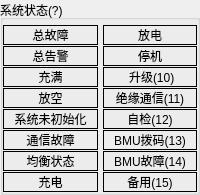
        <widget class="QGroupBox" name="G_SysStatus">
         <property name="title">
          <string>系统状态(?)</string>
         </property>
         <layout class="QHBoxLayout" name="horizontalLayout_2">
          <property name="spacing">
           <number>5</number>
          </property>
          <property name="leftMargin">
           <number>0</number>
          </property>
          <property name="topMargin">
           <number>5</number>
          </property>
          <property name="rightMargin">
           <number>0</number>
          </property>
          <property name="bottomMargin">
           <number>0</number>
          </property>
          <item>
           <layout class="QVBoxLayout" name="verticalLayout_3">
            <property name="spacing">
             <number>1</number>
            </property>
            <property name="bottomMargin">
             <number>0</number>
            </property>
            <item>
             <widget class="QLabel" name="bSysErr">
              <property name="frameShape">
               <enum>QFrame::Box</enum>
              </property>
              <property name="text">
               <string>总故障</string>
              </property>
              <property name="alignment">
               <set>Qt::AlignCenter</set>
              </property>
             </widget>
            </item>
            <item>
             <widget class="QLabel" name="bSysAlm">
              <property name="frameShape">
               <enum>QFrame::Box</enum>
              </property>
              <property name="text">
               <string>总告警</string>
              </property>
              <property name="alignment">
               <set>Qt::AlignCenter</set>
              </property>
             </widget>
            </item>
            <item>
             <widget class="QLabel" name="bSysFull">
              <property name="frameShape">
               <enum>QFrame::Box</enum>
              </property>
              <property name="text">
               <string>充满</string>
              </property>
              <property name="alignment">
               <set>Qt::AlignCenter</set>
              </property>
             </widget>
            </item>
            <item>
             <widget class="QLabel" name="bSysEmpty">
              <property name="frameShape">
               <enum>QFrame::Box</enum>
              </property>
              <property name="text">
               <string>放空</string>
              </property>
              <property name="alignment">
               <set>Qt::AlignCenter</set>
              </property>
             </widget>
            </item>
            <item>
             <widget class="QLabel" name="bSysInit">
              <property name="frameShape">
               <enum>QFrame::Box</enum>
              </property>
              <property name="lineWidth">
               <number>1</number>
              </property>
              <property name="midLineWidth">
               <number>0</number>
              </property>
              <property name="text">
               <string>系统未初始化</string>
              </property>
              <property name="alignment">
               <set>Qt::AlignCenter</set>
              </property>
              <property name="margin">
               <number>0</number>
              </property>
             </widget>
            </item>
            <item>
             <widget class="QLabel" name="bSysCommErr">
              <property name="frameShape">
               <enum>QFrame::Box</enum>
              </property>
              <property name="text">
               <string>通信故障</string>
              </property>
              <property name="alignment">
               <set>Qt::AlignCenter</set>
              </property>
             </widget>
            </item>
            <item>
             <widget class="QLabel" name="bSysBalance">
              <property name="frameShape">
               <enum>QFrame::Box</enum>
              </property>
              <property name="text">
               <string>均衡状态</string>
              </property>
              <property name="alignment">
               <set>Qt::AlignCenter</set>
              </property>
             </widget>
            </item>
            <item>
             <widget class="QLabel" name="bSysCharge">
              <property name="frameShape">
               <enum>QFrame::Box</enum>
              </property>
              <property name="text">
               <string>充电</string>
              </property>
              <property name="alignment">
               <set>Qt::AlignCenter</set>
              </property>
             </widget>
            </item>
           </layout>
          </item>
          <item>
           <layout class="QVBoxLayout" name="verticalLayout_4">
            <property name="spacing">
             <number>1</number>
            </property>
            <item>
             <widget class="QLabel" name="bSysDischarge">
              <property name="frameShape">
               <enum>QFrame::Box</enum>
              </property>
              <property name="text">
               <string>放电</string>
              </property>
              <property name="alignment">
               <set>Qt::AlignCenter</set>
              </property>
             </widget>
            </item>
            <item>
             <widget class="QLabel" name="bSysStop">
              <property name="frameShape">
               <enum>QFrame::Box</enum>
              </property>
              <property name="text">
               <string>停机</string>
              </property>
              <property name="alignment">
               <set>Qt::AlignCenter</set>
              </property>
             </widget>
            </item>
            <item>
             <widget class="QLabel" name="bSys10">
              <property name="frameShape">
               <enum>QFrame::Box</enum>
              </property>
              <property name="text">
               <string> 升级(10)</string>
              </property>
              <property name="alignment">
               <set>Qt::AlignCenter</set>
              </property>
             </widget>
            </item>
            <item>
             <widget class="QLabel" name="bSys11">
              <property name="frameShape">
               <enum>QFrame::Box</enum>
              </property>
              <property name="text">
               <string>绝缘通信(11)</string>
              </property>
              <property name="alignment">
               <set>Qt::AlignCenter</set>
              </property>
             </widget>
            </item>
            <item>
             <widget class="QLabel" name="bSys12">
              <property name="frameShape">
               <enum>QFrame::Box</enum>
              </property>
              <property name="text">
               <string>自检(12)</string>
              </property>
              <property name="alignment">
               <set>Qt::AlignCenter</set>
              </property>
             </widget>
            </item>
            <item>
             <widget class="QLabel" name="bSys13">
              <property name="frameShape">
               <enum>QFrame::Box</enum>
              </property>
              <property name="text">
               <string>BMU拨码(13)</string>
              </property>
              <property name="alignment">
               <set>Qt::AlignCenter</set>
              </property>
             </widget>
            </item>
            <item>
             <widget class="QLabel" name="bSys14">
              <property name="frameShape">
               <enum>QFrame::Box</enum>
              </property>
              <property name="text">
               <string>BMU故障(14)</string>
              </property>
              <property name="alignment">
               <set>Qt::AlignCenter</set>
              </property>
             </widget>
            </item>
            <item>
             <widget class="QLabel" name="bSys15">
              <property name="frameShape">
               <enum>QFrame::Box</enum>
              </property>
              <property name="text">
               <string>备用(15)</string>
              </property>
              <property name="alignment">
               <set>Qt::AlignCenter</set>
              </property>
             </widget>
            </item>
           </layout>
          </item>
         </layout>
        </widget>
